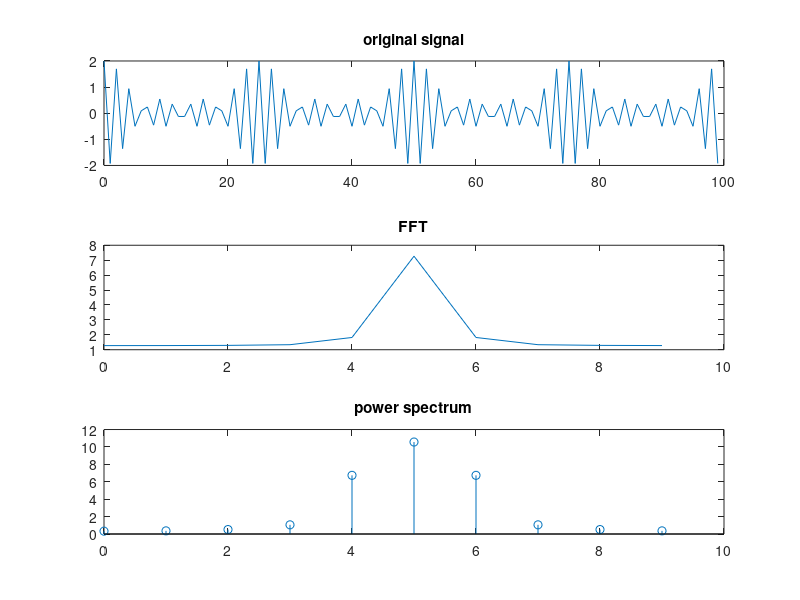

Recreate this plot in MATLAB.
f1 = 0.48
f2 = 0.56
del = 100 % number of samples
n = 0:del-1
x = cos(2*pi*f1*n) + cos(2*pi*f2*n)
del1 = 10 % number of samples to be considered
n1 = 0:del1-1
x1 = x(1:del1)
N = input("enter length of DFT")
if length(x1)<N
  x1 = [x1 zeros(1,N-length(x1))]
  n1 = [n1 max(n1)+1:N-1]
endif
k = n1
x1 = fft(x1)
p = (1/N)*abs(x1).^2
subplot(3,1,1)
plot(n,x)
title("original signal")
subplot(3,1,2)
plot(n1,x1)
title("FFT")
subplot(3,1,3)
stem(k,p)
title("power spectrum")


